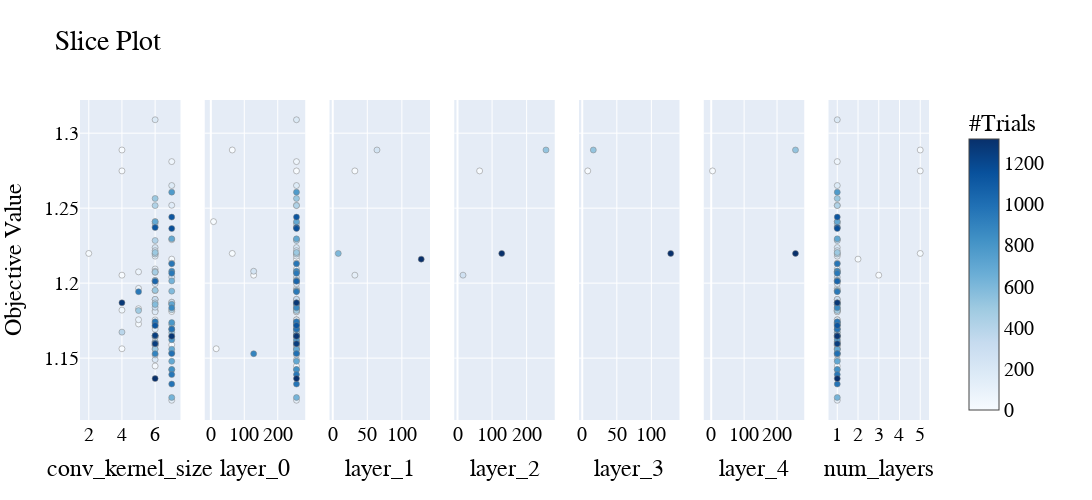

Notebook cell for this chart:
### Code cell
fig = optuna.visualization.plot_slice(peanut)
fig.update_layout(width=3000, height=500, font=dict(family='Arial', size=20, color='black'))
fig.show()
